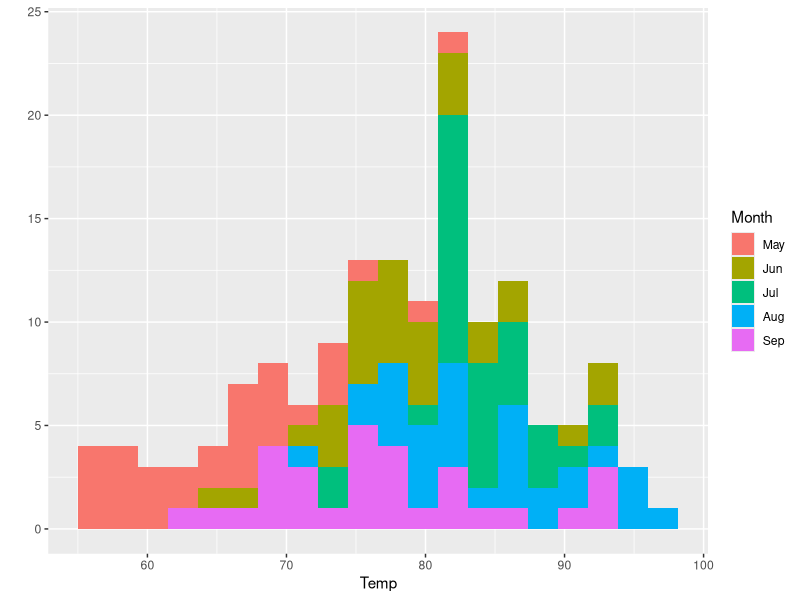
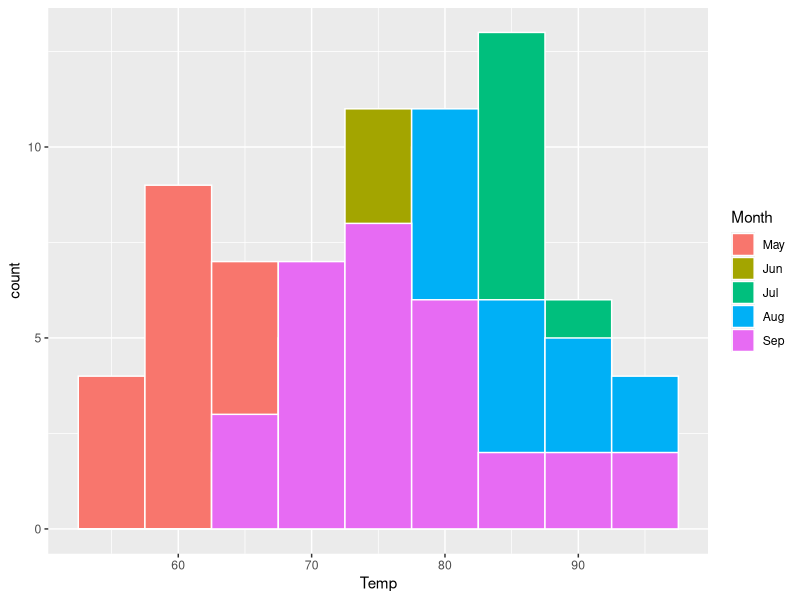
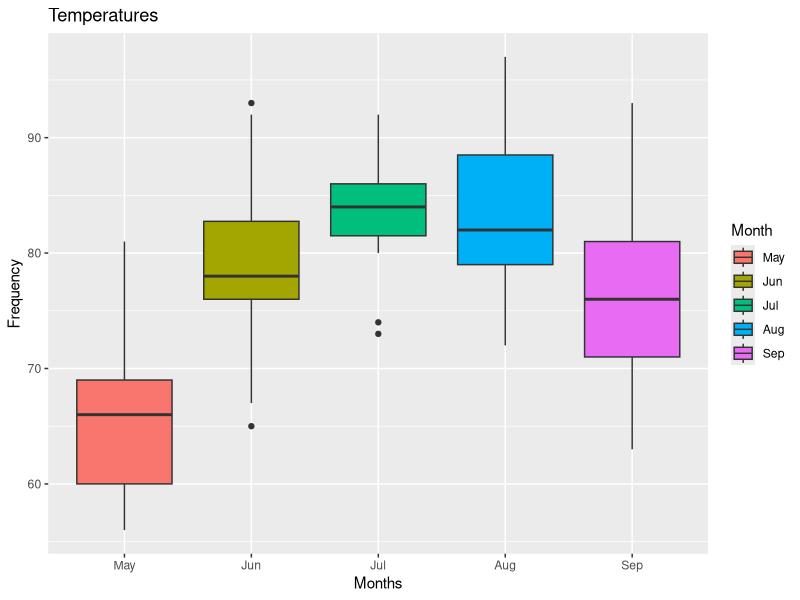
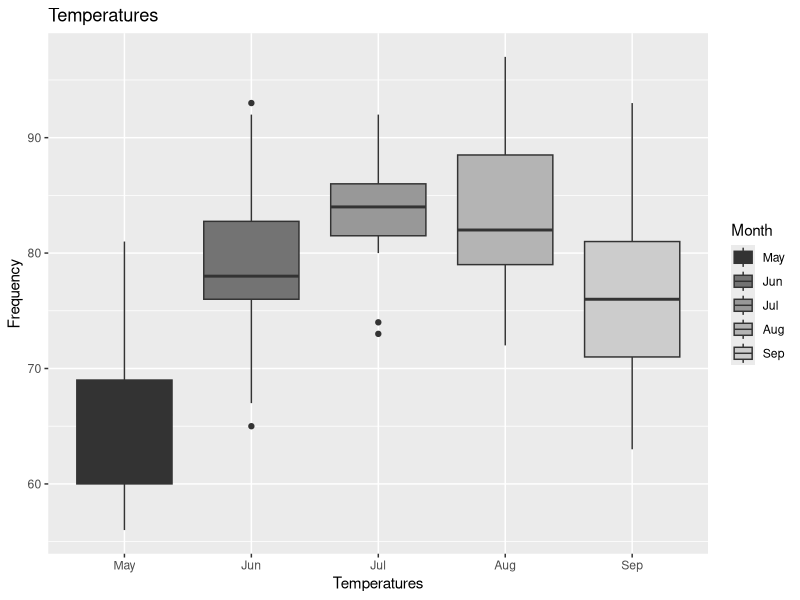
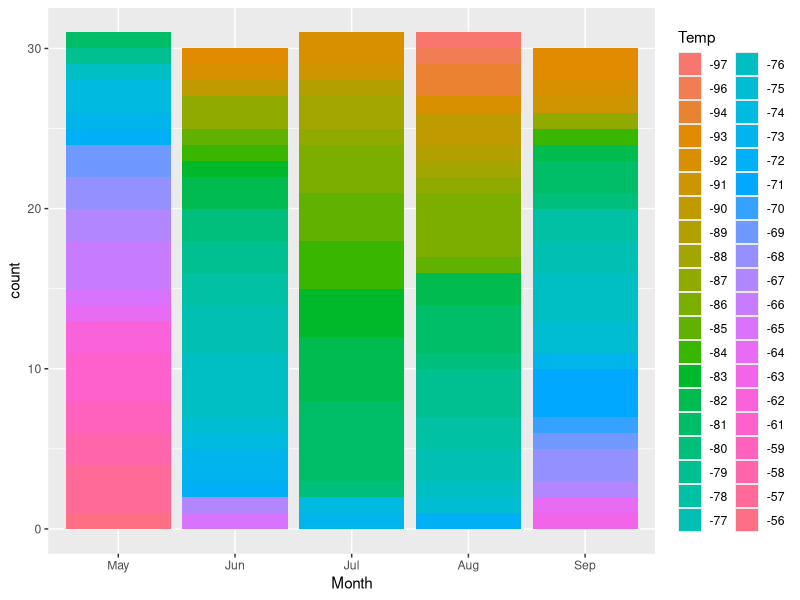
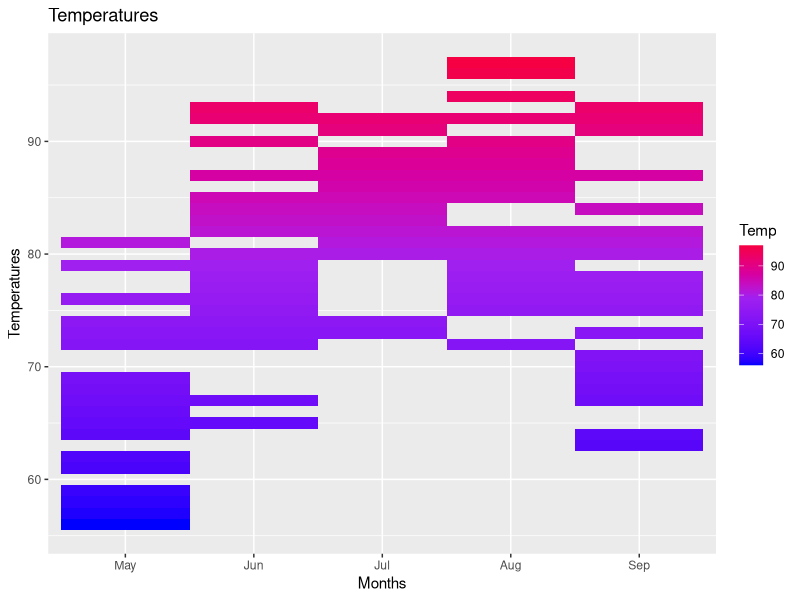
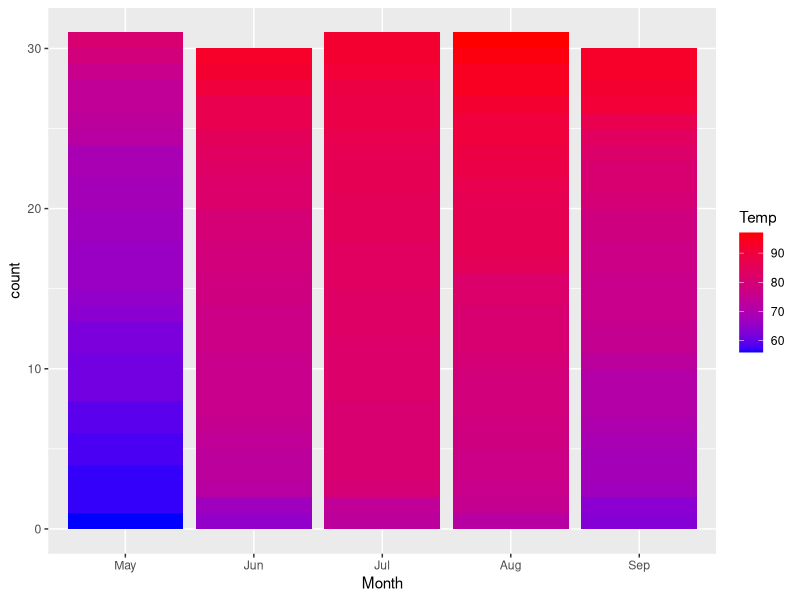

These charts were generated, in order, by the following R code:
## ---- chunk 1
knitr::opts_chunk$set(echo = TRUE)
## ---- chunk 2
library(tidyverse)
airquality<- datasets::airquality
## ---- chunk 3
# structure
str(airquality)
## ---- chunk 4
#
# variety
summary(airquality)
## ---- chunk 5
airquality$Month<-as.factor(airquality$Month)
levels(airquality$Month)=c("May","Jun","Jul","Aug","Sep")
## ---- chunk 6
p1 <- qplot(data = airquality,Temp,fill = Month,geom = "histogram", bins = 20)
p1
## ---- chunk 7
p2 <- airquality %>%
  ggplot(aes(x=Temp, fill=Month)) +
  geom_histogram(position="identity", alpha=1, binwidth = 5, color = "white")+
  scale_fill_discrete(name = "Month",  labels = levels(airquality$Month))
p2
## ---- chunk 8
p3 <- airquality %>%
  ggplot(aes(Month, Temp, fill = Month)) + 
  ggtitle("Temperatures") +
  xlab("Months") +
  ylab("Frequency") +
  geom_boxplot() +
  scale_fill_discrete(name = "Month", labels = levels(airquality$Month))
p3 
## ---- chunk 9
p4 <- airquality %>%
  ggplot(aes(Month, Temp, fill = Month)) + 
  ggtitle("Temperatures") +
  xlab("Temperatures") +
  ylab("Frequency") +
  geom_boxplot()+
  scale_fill_grey(name = "Month", labels = levels(airquality$Month))
p4
## ---- chunk 10
airq<-airquality
airq$Temp<-as.factor(-airq$Temp)

p2a <- airq %>%
  ggplot(aes(x=Month, fill=(Temp))) +
  geom_bar(stat = "count")+
  scale_fill_discrete(name = "Temp",  labels =levels(airq$Temp))
p2a
## ---- chunk 11
p3a <- airquality %>%
  ggplot(aes(Month,Temp)) + 
  ggtitle("Temperatures") +
  xlab("Months") +
  ylab("Temperatures") +
  geom_tile(aes(fill=Temp)) + 
  scale_fill_gradient2(low="blue",mid="purple",high = "red",midpoint = median(airquality$Temp),limits=range(airquality$Temp))
p3a 
## ---- chunk 12
p3b<-airquality %>%
  ggplot(aes(Month,group=-Temp,fill=Temp))+
  geom_bar()+
  scale_fill_continuous(low="blue",high="red")
p3b  
